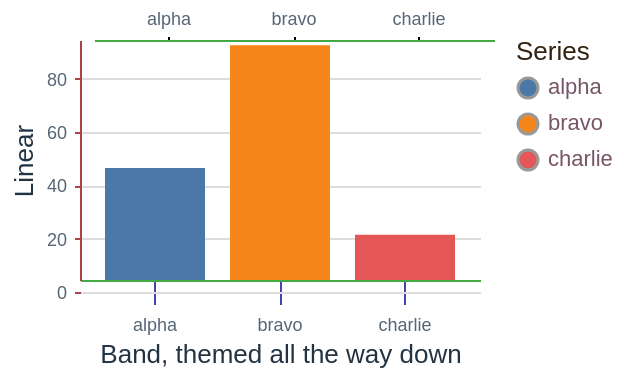

The Vega-Lite source for this figure:
### Vega specification from a JSON file in a GitHub repository (floating-point values rounded to 4 significant figures)
{"$schema": "https://vega.github.io/schema/vega/v6.json", "description": "A theme in `config`: guide styles at the bottom of the chain, then axis, then axisX, then axisBottom, then axisBand, with one axis overriding the lot from its own properties. Two of those properties are here for where they are *not* read. `tickOffset` is a plain axis property and not a band one, so the linear axis takes the theme's 6 and moves its ticks and its labels by it — while both band axes keep the -0.5 that Vega's own default `config.axisBand` carries, because that block is merged last and beats `config.axis`. And `position` is the one axis property upstream reads from the specification alone: `value(spec.position, 0)` where every other entry in the same block goes through `lookup(spec, config)`. So the theme's 10 moves nothing at all, and the 7 the top axis asks for itself moves that axis.", "width": 200, "height": 120, "padding": 5, "config": {"style": {"guide-label": {"fill": "#556677", "fontSize": 9}, "guide-title": {"fill": "#223344", "fontSize": 13, "fontWeight": "normal"}}, "axis": {"tickSize": 3, "tickColor": "#aa4444", "domainColor": "#aa4444", "labelPadding": 4, "gridColor": "#dddddd", "tickOffset": 6, "position": 10}, "axisX": {"tickSize": 6, "tickColor": "#4444aa"}, "axisBottom": {"tickSize": 9, "labelPadding": 6}, "axisBand": {"tickSize": 12, "domainColor": "#44aa44"}, "legend": {"labelColor": "#775566", "titleColor": "#332211", "symbolStrokeColor": "#999999", "labelFontSize": 11}}, "data": [{"name": "table", "values": [{"c": "alpha", "v": 42}, {"c": "bravo", "v": 88}, {"c": "charlie", "v": 17}]}], "scales": [{"name": "x", "type": "band", "domain": {"data": "table", "field": "c"}, "range": "width", "padding": 0.2}, {"name": "y", "type": "linear", "domain": {"data": "table", "field": "v"}, "range": "height", "nice": true}, {"name": "colour", "type": "ordinal", "domain": {"data": "table", "field": "c"}, "range": {"scheme": "tableau10"}}], "axes": [{"orient": "bottom", "scale": "x", "title": "Band, themed all the way down"}, {"orient": "top", "scale": "x", "tickSize": 2, "tickColor": "#000000", "position": 7}, {"orient": "left", "scale": "y", "tickCount": 4, "grid": true, "title": "Linear"}], "legends": [{"fill": "colour", "title": "Series"}], "marks": [{"type": "rect", "from": {"data": "table"}, "encode": {"enter": {"x": {"scale": "x", "field": "c"}, "width": {"scale": "x", "band": 1}, "y": {"scale": "y", "field": "v"}, "y2": {"scale": "y", "value": 0}, "fill": {"scale": "colour", "field": "c"}}}}]}
